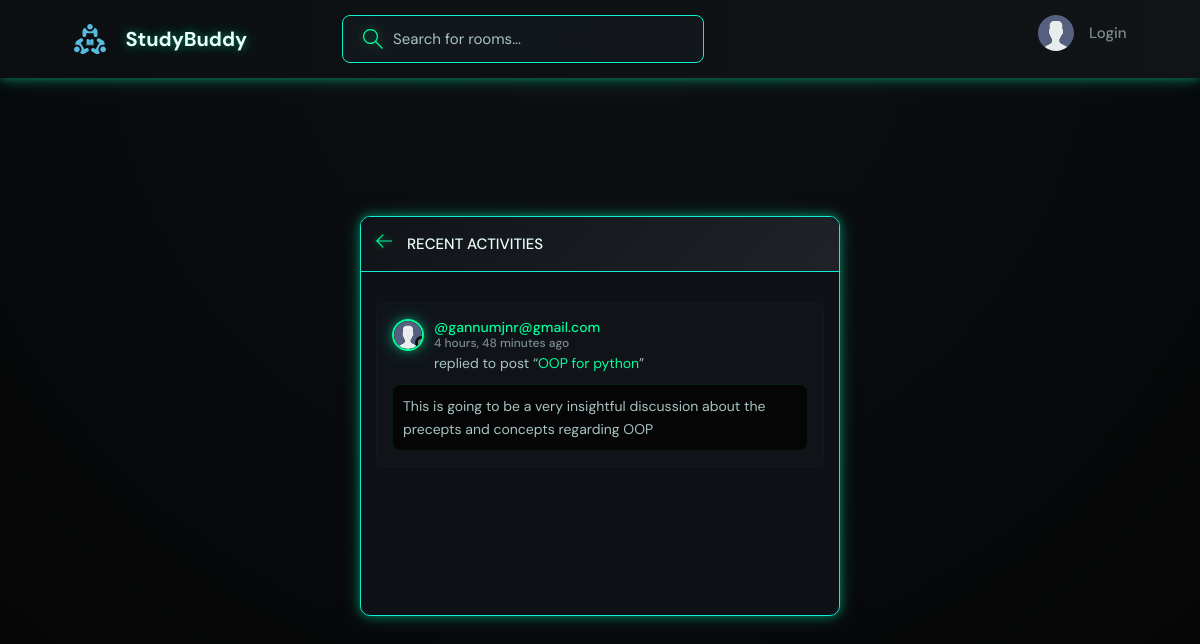
The page /activity/ on the database its author committed.
### base/models.py (models this page shows, shortened)
class Message(models.Model):
    user = models.ForeignKey(User, on_delete=models.CASCADE)
    room = models.ForeignKey(Room, on_delete=models.CASCADE)
    body = models.TextField()
    updated = models.DateTimeField(auto_now=True)
    created = models.DateTimeField(auto_now_add=True)
    class Meta:
        ordering = ['-updated', '-created']

class User(AbstractUser):
    name = models.CharField(max_length=200, null=True)
    email = models.EmailField(unique=True, null=True)
    bio = models.TextField(null=True)
    avatar = models.ImageField(null=True, default="avatar.svg")
    USERNAME_FIELD = 'email'
    REQUIRED_FIELDS = []

class Room(models.Model):
    host = models.ForeignKey(User, on_delete=models.SET_NULL, null=True)
    topic = models.ForeignKey(Topic, on_delete=models.SET_NULL, null=True)
    name = models.CharField(max_length=200)
    description = models.TextField(null=True, blank=True)
    participants = models.ManyToManyField(User, related_name='participants', blank=True)
    updated = models.DateTimeField(auto_now=True)
    created = models.DateTimeField(auto_now_add=True)
    class Meta:
        ordering = ['-updated', '-created'] #will arrange by descending order for the two(most current)
    def __str__(self):
        return self.name

### base/views.py (the view)
# urls.py: path('activity/', views.activitiesPage, name="activity"),
def activitiesPage(request):
    room_messages = Message.objects.all()
    return render(request, 'base/activity.html', {'room_messages': room_messages})

### base/templates/base/activity.html (shortened to what this page needs)
{% extends 'main.html' %}
{% block content %}
    <main class="layout">
      <div class="container">
        <div class="layout__box">
          <div class="layout__boxHeader">
            <div class="layout__boxTitle">
              <a href="{% url 'home' %}">
                <svg version="1.1" xmlns="http://www.w3.org/2000/svg" width="32" height="32" viewBox="0 0 32 32">
                  <title>arrow-left</title>
                  <path
                    d="M13.723 2.286l-13.723 13.714 13.719 13.714 1.616-1.611-10.96-10.96h27.625v-2.286h-27.625l10.965-10.965-1.616-1.607z"
                  ></path>
                </svg>
              </a>
              <h3>Recent Activities</h3>
            </div>
          </div>
          {% for message in room_messages %}
          <div class="activities__box">
            <div class="activities__boxHeader roomListRoom__header">
              <a href="{% url 'user-profile' message.user.id %}" class="roomListRoom__author">
                <div class="avatar avatar--small">
                  <img src="{{message.user.avatar.url}}" />
                </div>
                <p>
                  @{{message.user}}
                  <span>{{message.created|timesince}} ago</span>
                </p>
              </a>
            </div>
            <div class="activities__boxContent">
              <p>replied to post “<a href="{% url 'room' message.room.id %}">{{message.room}}</a>”</p>
              <div class="activities__boxRoomContent">
                {{message.body}}
              </div>
            </div>
          </div>
          {% endfor %}
          </div>
        </div>
    </main>
{%endblock content %}

### static/styles/style.css (style rules this page uses)
:root { --color-main: #00ff9c; --color-main-light: #0ef0d0; --color-dark: #0d0d0f; --color-dark-medium: #16181d; --color-dark-light: #1f2228; --color-light: #eafefb; --color-gray: #7b8a8c; --color-light-gray: #a8c3c3; --color-bg: #050505; --color-success: #5dd693; --color-error: #fc4b0b; --glow-main: 0 0 10px rgba(0, 255, 156, 0.4), 0 0 20px rgba(14, 240, 208, 0.25); }
* { font-family: "DM Sans", -apple-system, BlinkMacSystemFont, "Segoe UI", Roboto, Oxygen, Ubuntu, Cantarell, "Open Sans", "Helvetica Neue", sans-serif; margin: 0; padding: 0; box-sizing: border-box; text-rendering: optimizeLegibility; font-size: inherit; }
html { font-size: 56.25%; }
@media only screen and (min-width: 1200px) { html { font-size: 62.5%; } }
body { line-height: 1.6; font-weight: 400; font-size: 1.5rem; color: var(--color-light-gray); background: radial-gradient(circle at top, #0c0f12 0%, var(--color-bg) 100%); min-height: 100vh; }
img { width: 100%; }
a { display: inline-block; color: var(--color-main); text-decoration: none; transition: all 0.3s ease-in-out; }
.container { max-width: 120rem; width: 90%; margin: auto; }
.avatar { position: relative; display: inline-block; border-radius: 50%; border: 2px solid var(--color-main); box-shadow: var(--glow-main); overflow: hidden; }
.avatar img { display: block; border-radius: 50%; object-fit: cover; object-position: center; }
.avatar::after { content: ""; display: block; position: absolute; background-color: var(--color-gray); z-index: 111; border-radius: 50%; border: 0.3rem solid var(--color-dark); }
.avatar.avatar--small img { width: 2.8rem; height: 2.8rem; }
.avatar.avatar--small:after { width: 0.7rem; height: 0.7rem; bottom: 0px; right: -6px; }
.layout { margin-top: 2.4rem; }
.layout > .container { display: flex; justify-content: space-between; align-items: flex-start; }
.layout__box { width: 90%; max-width: 48rem; min-height: 40rem; position: absolute; top: 50%; left: 50%; transform: translate(-50%, -46%); background: rgba(15, 20, 25, 0.95); backdrop-filter: blur(14px); border: 1px solid var(--color-main-light); border-radius: 1rem; box-shadow: var(--glow-main); overflow: hidden; }
.layout__boxHeader { display: flex; padding: 1.5rem; background: linear-gradient(135deg, #101317, #1f2228); border-bottom: 1px solid var(--color-main-light); }
.layout__boxTitle { display: flex; gap: 1.5rem; align-items: center; }
.layout__boxTitle h3 { text-transform: uppercase; font-weight: 500; color: var(--color-light); }
.layout__boxTitle svg { width: 1.6rem; height: 1.6rem; fill: var(--color-main); filter: drop-shadow(0 0 3px rgba(0, 255, 156, 0.5)); }
.roomListRoom__header { display: flex; justify-content: space-between; align-items: center; }
.roomListRoom__author { font-weight: 500; display: flex; align-items: center; gap: 1rem; color: var(--color-main); }
.activities__box { margin: 1.5rem; padding: 1.5rem; border: 1px solid var(--color-dark-medium); border-radius: 8px; background: rgba(20, 25, 30, 0.3); }
.activities__boxHeader p { font-size: 1.4rem; line-height: 1.3; color: var(--color-main); }
.activities__boxHeader p span { color: var(--color-gray); font-size: 1.2rem; display: block; }
.activities__boxContent { margin-left: 4.2rem; }
.activities__boxContent { font-size: 1.4rem; }
.activities__boxRoomContent { background: var(--color-bg); padding: 1rem; border-radius: 8px; margin-top: 1rem; margin-left: -4.2rem; border: 1px solid rgba(0, 255, 156, 0.1); }

### rows shown on the page
Message: user.avatar (placeholder picture), user "gannumjnr@gmail.com", created "4 hours, 48 minutes", room "OOP for python", body "This is going to be a very insightful discussion about the precepts and concepts regarding OOP"
